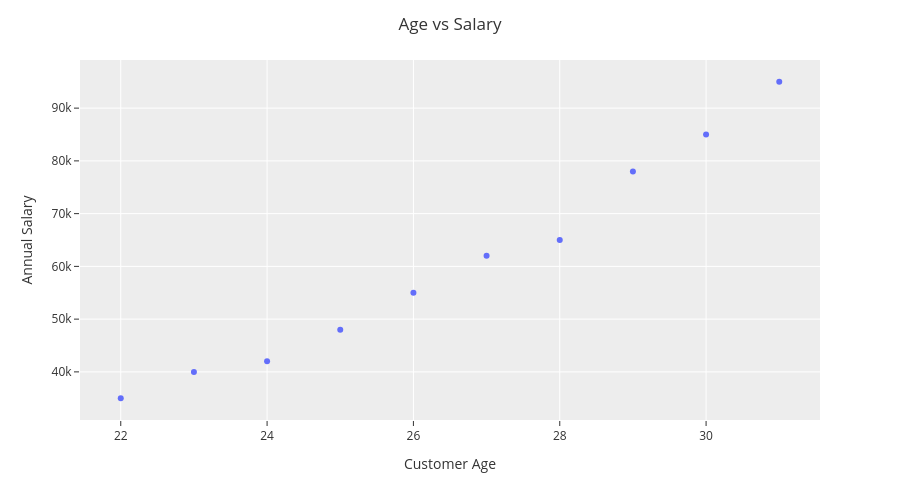

Notebook source saved alongside this figure:
### Code cell
fig.update_layout(
    template="ggplot2"
)
fig.show()

### Figure 1 — Plotly figure (JSON) as saved in the notebook; plotly's stock layout.template omitted (floating-point values rounded to 4 significant figures)
{"data": [{"hovertemplate": "Age=%{x}<br>Salary=%{y}<extra></extra>", "legendgroup": "", "marker": {"color": "#636efa", "symbol": "circle"}, "mode": "markers", "name": "", "orientation": "v", "showlegend": false, "type": "scatter", "x": [22, 25, 28, 24, 30, 27, 23, 29, 31, 26], "xaxis": "x", "y": [35000, 48000, 65000, 42000, 85000, 62000, 40000, 78000, 95000, 55000], "yaxis": "y"}], "layout": {"height": 500, "legend": {"tracegroupgap": 0}, "margin": {"t": 60}, "title": {"text": "Age vs Salary"}, "width": 900, "xaxis": {"anchor": "y", "domain": [0, 1], "title": {"text": "Customer Age"}}, "yaxis": {"anchor": "x", "domain": [0, 1], "title": {"text": "Annual Salary"}}}}
